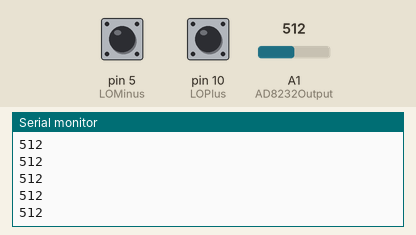
This sketch was run on a simulated Arduino Uno, built with avr-gcc and run on an emulated ATmega328P. Parts: the last lines printed to the serial monitor. The test bench sets the inputs (shaded band); at power-on: pin 5 (LOMinus) LOW, A1 (AD8232Output) = 512, pin 10 (LOPlus) LOW.

Above: at 1.2 s.
1.3 s: pin 5 (LOMinus) driven HIGH
At 2.1 s:
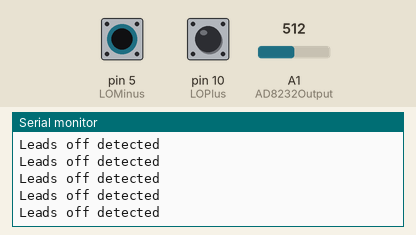
3.2 s: pin 5 (LOMinus) pulsed LOW 5 times (0.12 s each, 0.3 s apart)
At 3.9 s:
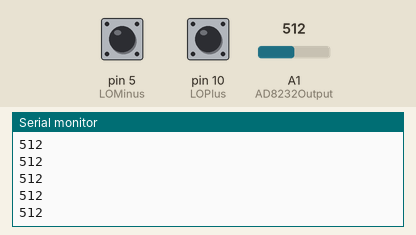
7.7 s: pin 5 (LOMinus) driven LOW
9.2 s: A1 (AD8232Output) set to 716
At 9.8 s:
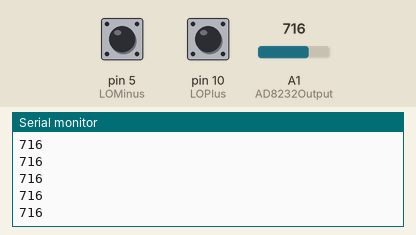
10.7 s: pin 10 (LOPlus) driven HIGH
At 11.5 s:
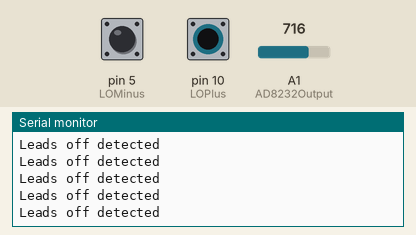

The sketch:

ONLY_HeartRate.ino
```cpp
// Define the AD8232 output pin
const int AD8232Output = A1;
// Define the AD8232 LO+ and LO- pins (Leads off detection)
const int LOPlus = 10;
const int LOMinus = 5;

void setup() {
  // Initialize Serial communication
  Serial.begin(9600);
  // Configure the leads off detection pins as inputs
  pinMode(LOPlus, INPUT);
  pinMode(LOMinus, INPUT);
}

void loop() {
  // Check if leads are off
  if (digitalRead(LOPlus) == HIGH || digitalRead(LOMinus) == HIGH) {
    Serial.println("Leads off detected");
  } else {
    // Read the analog value from sensor
    int ecgValue = analogRead(AD8232Output);
    // Print the analog value
    Serial.println(ecgValue);
  }
  // Small delay to stabilize readings
  delay(10);
}
```

Measured:
- after the input at 1.3 s, the serial monitor: prints a new line at once (image 1)
- after the input at 9.2 s, the serial monitor: prints a new line at once (image 3)
